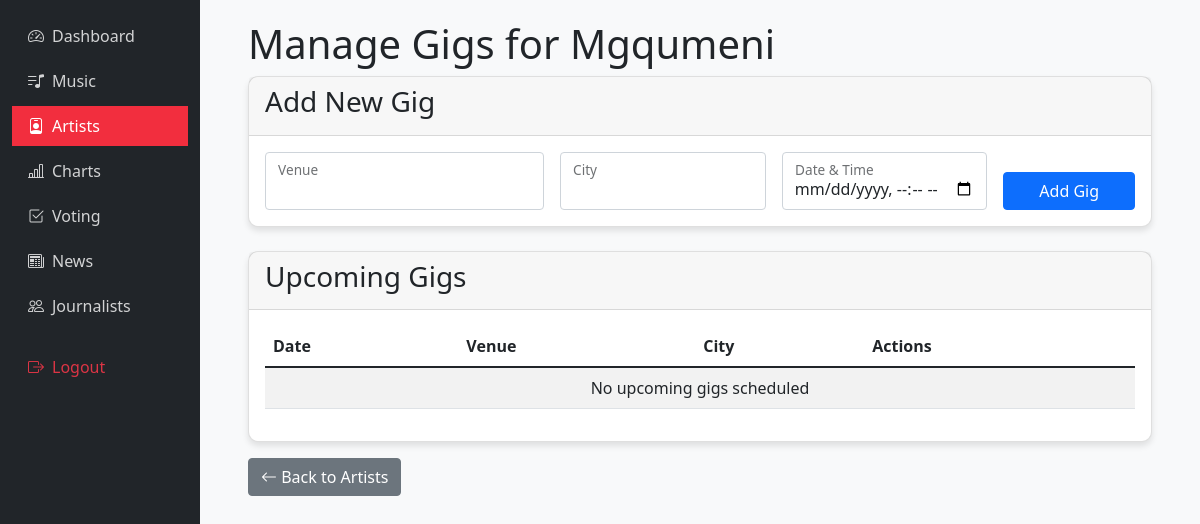
/admin/artist/3/gigs (signed in), run on an earlier commit of the app's database.
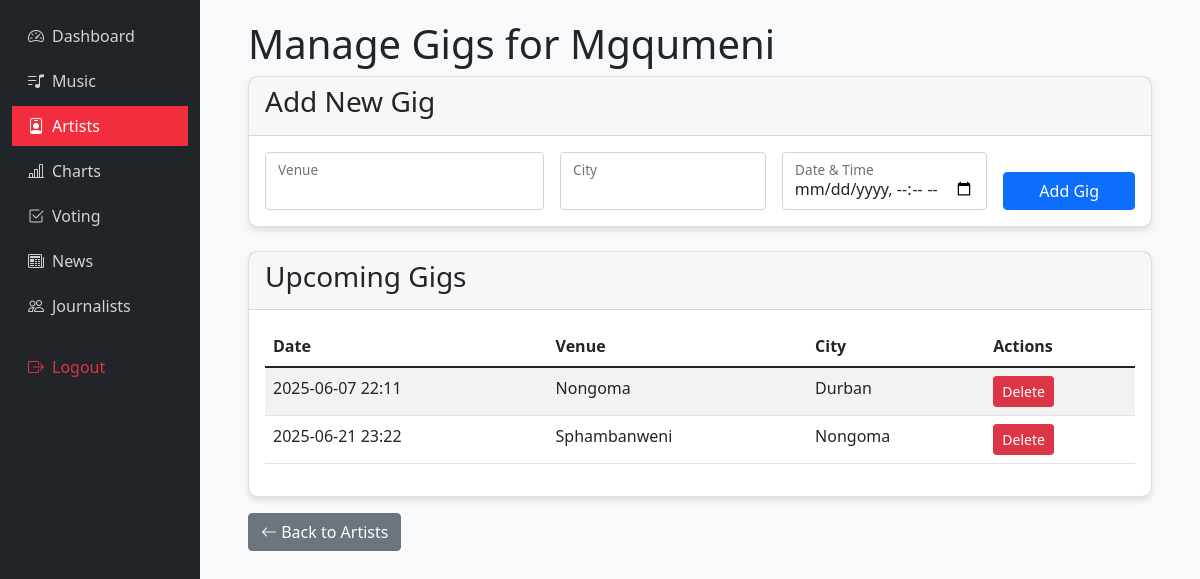
And on a later commit of the database.
### app.py (models this page shows)
class Artist(db.Model):
    id = db.Column(db.Integer, primary_key=True)
    name = db.Column(db.String(100), nullable=False)
    bio = db.Column(db.Text, nullable=False)
    image = db.Column(db.String(20), nullable=False, default='artist_default.jpg')
    social_media = db.Column(db.JSON)
    songs = db.relationship('Song', backref='artist', lazy=True)
    gigs = db.relationship('Gig', backref='artist', lazy=True)

class Gig(db.Model):
    id = db.Column(db.Integer, primary_key=True)
    venue = db.Column(db.String(200), nullable=False)
    date = db.Column(db.DateTime, nullable=False)
    city = db.Column(db.String(100), nullable=False)
    artist_id = db.Column(db.Integer, db.ForeignKey('artist.id'), nullable=False)

### app.py (the view)
@app.route('/admin/artist/<int:artist_id>/gigs')
@login_required
def manage_gigs(artist_id):
    if current_user.role != 'admin':
        flash('You are not authorized to access this page', 'error')
        return redirect(url_for('home'))
    artist = Artist.query.get_or_404(artist_id)
    gigs = Gig.query.filter_by(artist_id=artist_id).order_by(Gig.date).all()
    return render_template('manage_gigs.html', artist=artist, gigs=gigs)

### app.py (called while the page is built)
@login_manager.user_loader
def load_user(user_id):
    return User.query.get(int(user_id))

@app.context_processor
def inject_datetime():
    return {'datetime': datetime}

### templates/manage_gigs.html (shortened to what this page needs)
{% extends "admin_base.html" %}
{% block content %}
<div class="container">
    <h1>Manage Gigs for {{ artist.name }}</h1>
    <div class="card mb-4">
        <div class="card-header">
            <h3 class="card-title">Add New Gig</h3>
        </div>
        <div class="card-body">
            <form id="addGigForm">
                <div class="row g-3">
                    <div class="col-md-4">
                        <div class="form-floating">
                            <input type="text" class="form-control" id="venue" name="venue" required>
                            <label for="venue">Venue</label>
                        </div>
                    </div>
                    <div class="col-md-3">
                        <div class="form-floating">
                            <input type="text" class="form-control" id="city" name="city" required>
                            <label for="city">City</label>
                        </div>
                    </div>
                    <div class="col-md-3">
                        <div class="form-floating">
                            <input type="datetime-local" class="form-control" id="date" name="date" required>
                            <label for="date">Date & Time</label>
                        </div>
                    </div>
                    <div class="col-md-2 d-flex align-items-end">
                        <button type="submit" class="btn btn-primary w-100">Add Gig</button>
                    </div>
                </div>
            </form>
        </div>
    </div>
    <div class="card">
        <div class="card-header">
            <h3 class="card-title">Upcoming Gigs</h3>
        </div>
        <div class="card-body">
            <div class="table-responsive">
                <table class="table table-striped">
                    <thead>
                        <tr>
                            <th>Date</th>
                            <th>Venue</th>
                            <th>City</th>
                            <th>Actions</th>
                        </tr>
                    </thead>
                    <tbody>
                        {% for gig in gigs %}
                        <tr>
                            <td>{{ gig.date.strftime('%Y-%m-%d %H:%M') }}</td>
                            <td>{{ gig.venue }}</td>
                            <td>{{ gig.city }}</td>
                            <td>
                                <button class="btn btn-sm btn-danger delete-gig" data-id="{{ gig.id }}">Delete</button>
                            </td>
                        </tr>
                        {% else %}
                        <tr>
                            <td colspan="4" class="text-center">No upcoming gigs scheduled</td>
                        </tr>
                        {% endfor %}
                    </tbody>
                </table>
            </div>
        </div>
    </div>
    <div class="mt-3">
        <a href="{{ url_for('manage_artists') }}" class="btn btn-secondary">
            <i class="bi bi-arrow-left"></i> Back to Artists
        </a>
    </div>
</div>
{% endblock %}

### templates/admin_base.html (shortened to what this page needs)
<!DOCTYPE html>
<html lang="en">
<head>
    <link href="https://cdn.jsdelivr.net/npm/bootstrap@5.1.3/dist/css/bootstrap.min.css" rel="stylesheet">
    <link rel="stylesheet" href="https://cdn.jsdelivr.net/npm/bootstrap-icons@1.8.0/font/bootstrap-icons.css">
</head>
<body>
    <div class="container-fluid">
        <div class="row">
            <div class="col-md-3 col-lg-2 d-md-block sidebar collapse bg-dark">
                <div class="position-sticky pt-3">
                    <ul class="nav flex-column">
                        <li class="nav-item">
                            <a class="nav-link" href="{{ url_for('admin_home') }}">
                                <i class="bi bi-speedometer2 me-2"></i>Dashboard
                            </a>
                        </li>
                        <li class="nav-item">
                            <a class="nav-link" href="#">
                                <i class="bi bi-music-note-list me-2"></i>Music
                            </a>
                        </li>
                        <li class="nav-item">
                            <a class="nav-link active" href="{{ url_for('manage_artists') }}">
                                <i class="bi bi-person-badge me-2"></i>Artists
                            </a>
                        </li>
                        <li class="nav-item">
                            <a class="nav-link" href="{{ url_for('charts_manager') }}">
                                <i class="bi bi-bar-chart-line me-2"></i>Charts
                            </a>
                        </li>
                        <li class="nav-item">
                            <a class="nav-link" href="{{ url_for('voting_events') }}">
                                <i class="bi bi-check2-square me-2"></i>Voting
                            </a>
                        </li>
                        <li class="nav-item">
                            <a class="nav-link" href="#">
                                <i class="bi bi-newspaper me-2"></i>News
                            </a>
                        </li>
                        <li class="nav-item">
                            <a class="nav-link" href="{{ url_for('manage_journalists') }}">
                                <i class="bi bi-people me-2"></i>Journalists
                            </a>
                        </li>
                        <li class="nav-item mt-3">
                            <a class="nav-link text-danger" href="{{ url_for('logout') }}">
                                <i class="bi bi-box-arrow-right me-2"></i>Logout
                            </a>
                        </li>
                    </ul>
                </div>
            </div>
            <main class="col-md-9 ms-sm-auto col-lg-10 px-md-4 main-content">
                {% block content %}{% endblock %}
            </main>
        </div>
    </div>
</body>
</html>

### templates/admin_base.html (style rules this page uses)
body { background-color: #f8f9fa; }
.sidebar { min-height: 100vh; background-color: #0b3c5d; color: white; }
.sidebar .nav-link { color: rgba(255, 255, 255, 0.8); margin-bottom: 5px; }
.sidebar .nav-link.active { color: white; background-color: #f22e3e; }
.main-content { padding: 20px; }
.card { border-radius: 10px; box-shadow: 0 4px 6px rgba(0, 0, 0, 0.1); }

What changed in the data, as far as the page shows it:
added Gig: date "2025-06-07 22:11", venue "Nongoma", city "Durban"
added Gig: date "2025-06-21 23:22", venue "Sphambanweni", city "Nongoma"
Also different on the page:
text no longer shown: "No upcoming gigs scheduled"
